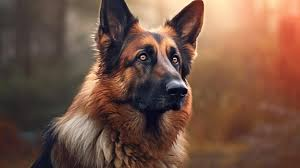
#> input picture Trabalho 5-2º Avaliação/cachorro.jpg, 300 x 168 px
$ python Opencv5.py
#> lines starting #> are read from the running program, lines starting #| are printed output that depends on the picture; after the words box and inside, x2 and y2 are one past the last pixel; in counts of white or black regions, pixels touching at a corner belong together
# Impprtação da Biblioteca Opencv
import cv2 as cv

#Importação de imagem
img = cv.imread("cachorro.jpg")
#> img is the input picture: shape (168, 300, 3); mean B, G, R 68.6, 84.1, 116.3
#Conversão de Cores
imgcores = cv.cvtColor(img, cv.COLOR_BGR2GRAY )
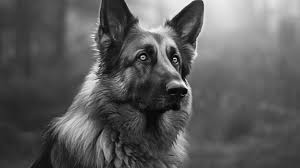
#> imgcores: shape (168, 300); min 2, max 251, mean 92
ret, thresh = cv.threshold(imgcores, 127, 255, cv.THRESH_BINARY)
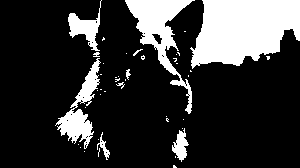
#> thresh: shape (168, 300); 20.8% white; 43 white regions (33 under 20 px)
# Identificação dos contornos usando a função findContours
contornos, hierarquia = cv.findContours(thresh, cv.RETR_TREE, cv.CHAIN_APPROX_SIMPLE)
#> contornos = 80 contours, 73 with area under 20; largest, box (x1, y1, x2, y2) and area: (190, 0, 300, 69) 5403, (125, 0, 195, 114) 2142, (55, 58, 101, 149) 1196, (68, 0, 102, 51) 564, (172, 128, 189, 162) 259, (97, 132, 110, 160) 71, (151, 33, 163, 45) 68
# Desenho dos contornos na imagem original
img_contornos = img.copy()
cv.drawContours(img_contornos, contornos, -1, (0, 255, 0), 2)  # Desenha os contornos em verde
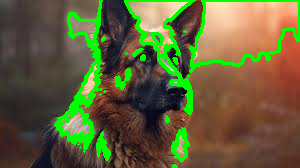
#> img_contornos: shape (168, 300, 3); 10.71% of pixels changed, all inside (x1, y1, x2, y2) = (54, 0, 300, 168)
# Inicializa o detector SIFT
sift = cv.SIFT_create()
# Detecta os keypoints (pontos de interesse) e calcula os descritores
keypoints, descriptors = sift.detectAndCompute(imgcores, None)
#> keypoints = 208 keypoints; strongest (x, y, size): (186, 23, 21.2), (74, 126, 21.9), (188, 88, 3.2), (182, 83, 3.4)
imgsift = cv.drawKeypoints(img.copy(), keypoints, None, flags=cv.DRAW_MATCHES_FLAGS_DRAW_RICH_KEYPOINTS)
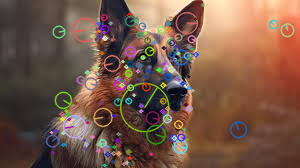
#> imgsift: shape (168, 300, 3); mean B, G, R 72.7, 88.1, 118

cv.imshow('Imagem com SIFT', imgsift)#mostra imagem em SIFT
cv.imshow("Imagem com Contornos", img_contornos)#mostra imagem com contornos
cv.imshow("Imagem Binarizada",imgcores)#mostra imagem em preto e branco

cv.imshow("Imagem Original",img)#mostra imagem original
cv.waitKey(0)#temporizador de app,(0)Quer dizer que qualquer tecla feixa as janelas abertas
cv.destroyAllWindows()#finaliza todas as paginas abertas
